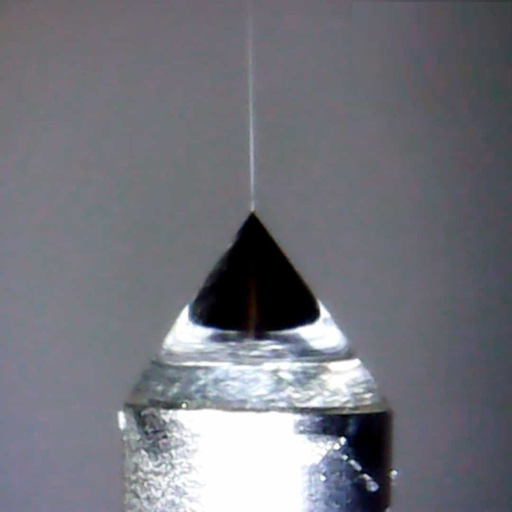
#> input picture Taylor-Cone.jpg, 1024 x 1024 px, found by its file name (shown at 1/2 size)
$ python 'edit image.py'
#> lines starting #> are read from the running program, lines starting #| are printed output that depends on the picture; after the words box and inside, x2 and y2 are one past the last pixel; in counts of white or black regions, pixels touching at a corner belong together
import cv2
import numpy as np

img = cv2.imread('E:\\Python Tutorial\\image processing\\Taylor-Cone.jpg')
#> img is the input picture: shape (1024, 1024, 3); mean B, G, R 124.4, 116.3, 115.2
resized = cv2.resize(img, (400, 400))
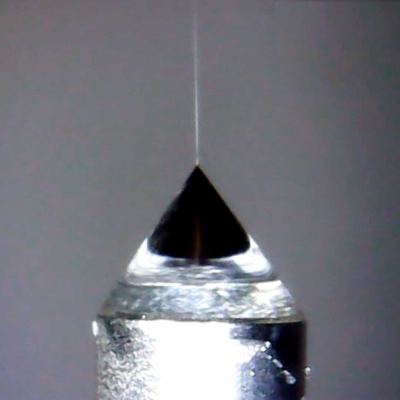
#> resized: shape (400, 400, 3); mean B, G, R 124.4, 116.2, 115.1
part1 = resized[100:200, 100:200]
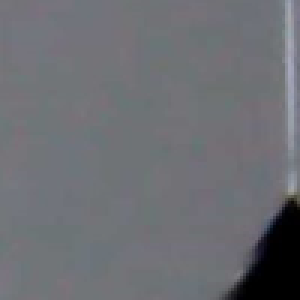
#> part1: shape (100, 100, 3) (shown 3 times larger); mean B, G, R 115.1, 110.1, 108.5

resized[300:400, 300:400] = part1
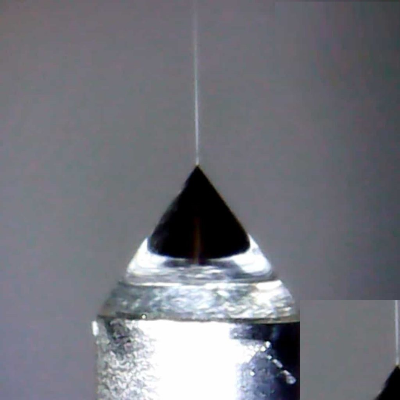
#> resized: shape (400, 400, 3); 6.25% of pixels changed, all inside (x1, y1, x2, y2) = (300, 300, 400, 400)
cv2.imshow('image', resized)

cv2.waitKey(0)
cv2.destroyAllWindows()
